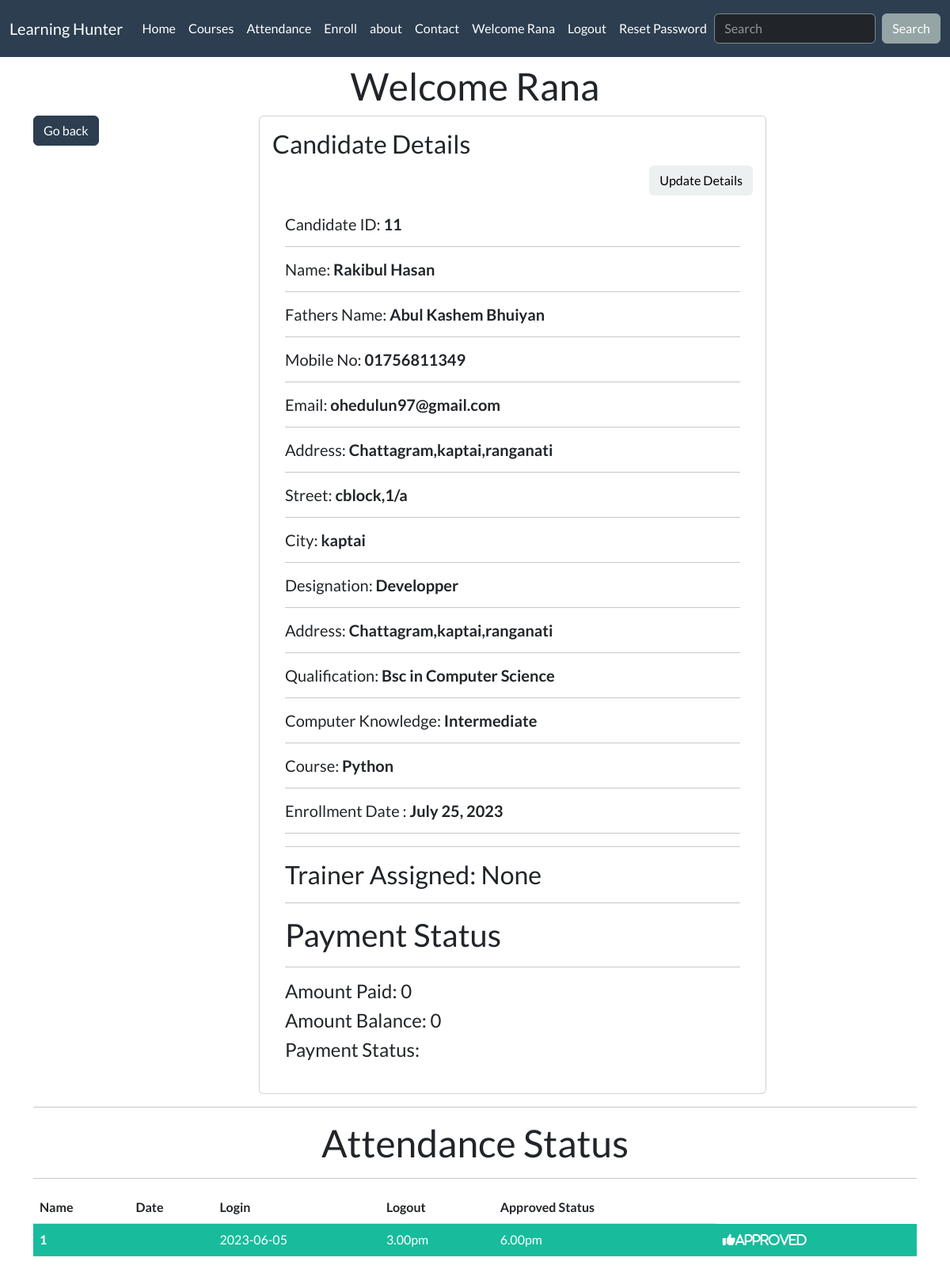
Page /profile/ (signed in) on the committed database.
### core/models.py (models this page shows, shortened)
class Register(models.Model):
    candidateId = models.AutoField(primary_key=True)
    first_name = models.CharField(max_length=20, null=False)
    last_name = models.CharField(max_length=20, null=False)
    fathers_name = models.CharField(max_length=20, null=False)
    Phone_number = models.CharField(max_length=200)
    email = models.EmailField()
    address = models.TextField(max_length=150)
    street = models.CharField(max_length=100)
    city = models.CharField(max_length=100)
    designation = models.CharField(max_length=100)
    qualification = models.CharField(max_length=100, default='Basic')
    computer_knowledge = models.CharField(max_length=100, null=False)
    course = models.CharField(max_length=80)
    timestamp = models.DateField(auto_now_add=True)
    trainer = models.ForeignKey(Trainer, on_delete=models.DO_NOTHING, null=True)

class Attendance(models.Model):
    name = models.CharField(max_length=100)
    email = models.EmailField(max_length=70)
    date = models.CharField(max_length=50)
    logintime = models.CharField(max_length=50)
    logouttime = models.CharField(max_length=50)
    approved = models.BooleanField(default=False)

### core/views.py (the view)
# urls.py: path('profile/', views.profile, name='profile'),
def profile(request):
    if not request.user.is_authenticated:
        messages.warning(request, 'Please login & Register to connect with us')
        return redirect('/signin')
    currentuser = request.user
    details = Register.objects.filter(email=currentuser.email).first()  # Get the Register object for the current user
    payment = Payments.objects.all()  # Get payment records for the current user
    paymentstatus = ""
    amount = 0
    balance = 0
    for payment_record in payment:
        paymentstatus = payment_record.status
        amount = payment_record.amountPaid
        balance = payment_record.balance
    paymentstats = {'paymentstatus': paymentstatus, 'amount': amount, 'balance': balance}
    attendanceStats = Attendance.objects.all()
    context = {'details': details, 'status': paymentstats, 'attendanceStats': attendanceStats}
    return render(request, 'profile.html', context)

### templates/profile.html (shortened to what this page needs)
{% extends 'index.html' %}
{% block pbody %}
<div class="container mt-2">
    <h1 class="text-center" >Welcome {{request.user}}</h1>
    <div class="row">
        <div class="col-md-3">
            <div><a href="/" class="btn btn-primary">Go back</a></div>
        </div>
        <div class="col-md-7">
            <div class="card p-3">
              <div class="card-title">
                <h3>Candidate Details</h3>
                  <div class="d-grid gap-2 d-md-flex justify-content-md-end">
                      <a href="/profileupdate/{{details.candidateId}}/" class="btn btn-light d-grid gap-2 d-md-flex justify-content-md-end">Update Details</a>
                  </div>
              </div>
            <div class="card-body">
                <h5>Candidate ID: <b>{{details.candidateId}}</b></h5><hr/>
                <h5>Name: <b>{{details.first_name}} {{details.last_name}}</b></h5><hr/>
                <h5>Fathers Name: <b>{{details.fathers_name}}</b></h5><hr/>
                <h5>Mobile No: <b>{{details.Phone_number}}</b></h5><hr/>
                <h5>Email: <b>{{details.email}}</b></h5><hr/>
                <h5>Address: <b>{{details.address}}</b></h5><hr/>
                <h5>Street: <b>{{details.street}}</b></h5><hr/>
                <h5>City: <b>{{details.city}}</b></h5><hr/>
                <h5>Designation: <b>{{details.designation}}</b></h5><hr/>
                <h5>Address: <b>{{details.address}}</b></h5><hr/>
                <h5>Qualification: <b>{{details.qualification}}</b></h5><hr/>
                <h5>Computer Knowledge: <b>{{details.computer_knowledge}}</b></h5><hr/>
                <h5>Course: <b>{{details.course}}</b></h5><hr/>
                <h5>Enrollment Date : <b>{{details.timestamp}}</b></h5><hr/>
                <hr>
                <h3>Trainer Assigned: {{details.trainer}} </h3>
                <hr>
                <h2>Payment Status</h2>
                <hr>
                <h4>Amount Paid: {{status.amount}}</h4>
                <h4>Amount Balance: {{status.balance}}</h4>
                <h4>Payment Status: {{status.paymentstatus}}</h4>
            </div>
        </div>
    </div>
</div>
</div>
<div class="container mt-2">
    <hr>
<h1 class="text-center">Attendance Status</h1>
    <hr>
    <table class="table">
  <thead class="thread-dark">
    <tr>
      <th scope="col">Name</th>
        <th scope="col">Date</th>
      <th scope="col">Login</th>
      <th scope="col">Logout</th>
      <th scope="col">Approved Status</th>
    </tr>
  </thead>
  <tbody>
  {% for atd in attendanceStats %}
    <tr class="table-success">
      <th scope="row">1</th>
      <td>{{atd.username}}</td>
      <td>{{atd.date}}</td>
      <td>{{atd.logintime}}</td>
      <td>{{atd.logouttime}}</td>
         {% if atd.approved  %}
              <td><i class="fa-solid fa-thumbs-up" >Approved</i></td>
         {% else %}
              <td><i class="fa-solid fa-circle-xmark" > Not Approved</i></td>
        {% endif %}
    </tr>
  {% endfor %}
  </tbody>
</table>
</div>
{% endblock pbody %}

### templates/navbar.html (shortened to what this page needs)
{% load static %}
<nav class="navbar navbar-expand-lg bg-primary" data-bs-theme="dark">
  <div class="container-fluid">
    <a class="navbar-brand" href="{% url 'index' %}">Learning Hunter</a>
    <div class="collapse navbar-collapse" id="navbarColor01">
      <ul class="navbar-nav me-auto ">
        <li class="nav-item">
          <a class="nav-link {% block home %} {% endblock home %}" href="{% url 'index' %}">Home
          </a>
        </li>
        <li class="nav-item">
          <a class="nav-link {% block course %} {% endblock course %}" href="{% url 'courses' %}">Courses</a>
        </li>
        <li class="nav-item">
          <a class="nav-link {% block attendance %} {% endblock attendance %}" href="{% url 'attendance' %}">Attendance</a>
        </li>
        <li class="nav-item">
          <a class="nav-link {% block enroll %} {% endblock enroll %}" href="{% url 'enroll' %}">Enroll</a>
        </li>
        <li class="nav-item">
          <a class="nav-link {% block about %} {% endblock about %}" href="{% url 'about' %}">about</a>
        </li>
        <li class="nav-item">
          <a class="nav-link {% block contact %} {% endblock contact %}" href="{% url 'contact' %}">Contact</a>
        </li>
                               {% if request.user.is_authenticated %}
        <li class="nav-item">
          <a class="nav-link {% block signin %} {% endblock signin %}" href="{% url 'profile' %}">Welcome {{request.user}}</a>
        </li>
        <li class="nav-item">
          <a class="nav-link {% block logout %} {% endblock logout %}" href="{% url 'logout' %}">Logout</a>
        </li>
        <li>
          <a class="nav-link {% block reset_pass %} {% endblock reset_pass %}" href="{% url 'reset_pass' %}">Reset Password</a>
        </li>
                    {% endif %}
      </ul>
      <form class="d-flex">
        <input class="form-control me-sm-2" type="search" placeholder="Search">
        <button class="btn btn-secondary my-2 my-sm-0" type="submit">Search</button>
      </form>
    </div>
  </div>
</nav>

### rows in the picture
Register: candidateId "11", first_name "Rakibul", last_name "Hasan", fathers_name "Abul Kashem Bhuiyan", Phone_number "01756811349", email "ohedulun97@gmail.com", address "Chattagram,kaptai,ranganati", street "cblock,1/a", city "kaptai", designation "Developper", qualification "Bsc in Computer Science", computer_knowledge "Intermediate", course "Python", timestamp "July 25, 2023", trainer "None"
Attendance: date "2023-06-05", logintime "3.00pm", logouttime "6.00pm", approved "Approved"

### other values in the picture
{{ request.user }} "Rana"
{{ status.amount }} "0"
{{ status.balance }} "0"
